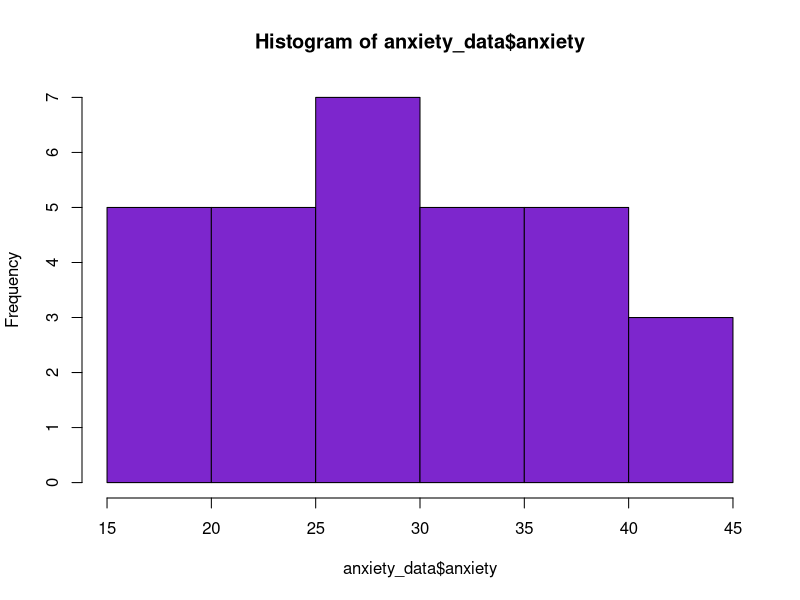

Generate this figure with R: (Note: this script raises an error after producing the figure.)
# Packages we need
library(psych)
#-----
# Import the data
#-----

# If you did not have the data file loaded into JupyterHub already, you would:
# 1. Download anxiety_data.csv to your computer.
# 2. Open JupyterHub.
# 3. Upload anxiety_data.csv into the same folder as this notebook.
#
# The quotation marks contain the name of the file.
# The arrow saves the imported dataset as anxiety_data.

# Set your working directory, then:
anxiety_data <- read.csv("anxiety_data.csv")


#-----
# Look at the data
#-----

# Display the first 6 rows of the dataset
head(anxiety_data)

# Display the names of the variables
names(anxiety_data)

# Display the number of rows and columns
dim(anxiety_data)


#-----
# Calculate descriptive statistics
#-----

# Calculate the mean anxiety score
mean(anxiety_data$anxiety)

# Calculate the median anxiety score
median(anxiety_data$anxiety)

# Display the minimum and maximum anxiety scores
range(anxiety_data$anxiety)

# Calculate the range by subtracting the minimum from the maximum
max(anxiety_data$anxiety) - min(anxiety_data$anxiety)

# Calculate the interquartile range
IQR(anxiety_data$anxiety)

# Calculate the variance
var(anxiety_data$anxiety)

# Calculate the standard deviation
sd(anxiety_data$anxiety)


#-----
# Visualize the data
#-----

# Create a histogram of anxiety scores
hist(anxiety_data$anxiety, col = "purple3")

# nicer
ggplot(anxiety_data, aes(x = anxiety)) +
  geom_histogram(
    binwidth = 2,
    fill = "#6C5CE7",
    color = "white",
    linewidth = 0.8) +
  
  labs(title = "Distribution of Anxiety Scores",
    subtitle = "How are anxiety scores distributed across participants?",
    x = "Anxiety Score",
    y = "Number of Participants") +
  theme_minimal(base_size = 15) +
  theme(plot.title = element_text(size = 22,
                                  face = "bold",
                                  margin = margin(b = 5)),
    plot.subtitle = element_text(size = 13,
                                 color = "grey40",
                                 margin = margin(b = 18)),
    axis.title = element_text(size = 13,face = "bold"),
    axis.text = element_text(size = 11,color = "grey30"),
    panel.grid.minor = element_blank(),
    panel.grid.major.x = element_blank(),
    panel.grid.major.y = element_line(
      color = "grey90",
      linewidth = 0.5),plot.margin = margin(20, 25, 20, 20))

# Create a boxplot of anxiety scores
boxplot(anxiety_data$anxiety)

# Nicer
ggplot(anxiety_data, aes(x = "", y = anxiety)) +
  
  # Raw data points
  geom_jitter(width = 0.12, size = 2.5,
    alpha = 0.35, color = "#6C5CE7") +
  
  # Boxplot
  geom_boxplot(width = 0.25,
    fill = "#6C5CE7",
    alpha = 0.75,
    color = "#3D348B",
    linewidth = 1,
    outlier.shape = NA) +
  
  labs(title = "Distribution of Anxiety Scores",
    subtitle = "Each point represents one participant",
    x = NULL,
    y = "Anxiety Score") +
  
  theme_minimal(base_size = 15) +
  theme(plot.title = element_text(
      size = 22,
      face = "bold",
      margin = margin(b = 5)),
    plot.subtitle = element_text(size = 13,
      color = "grey40",
      margin = margin(b = 18)),
    axis.title.y = element_text(
      size = 13,
      face = "bold"), axis.text.y = element_text(
      size = 11,
      color = "grey30"),axis.text.x = element_blank(),
    panel.grid.minor = element_blank(),
    panel.grid.major.x = element_blank(),
    panel.grid.major.y = element_line(
      color = "grey90",
      linewidth = 0.5),plot.margin = margin(20, 25, 20, 20))

#-----
# Use the psych package
#-----

# Display several descriptive statistics at once
describe(anxiety_data)
